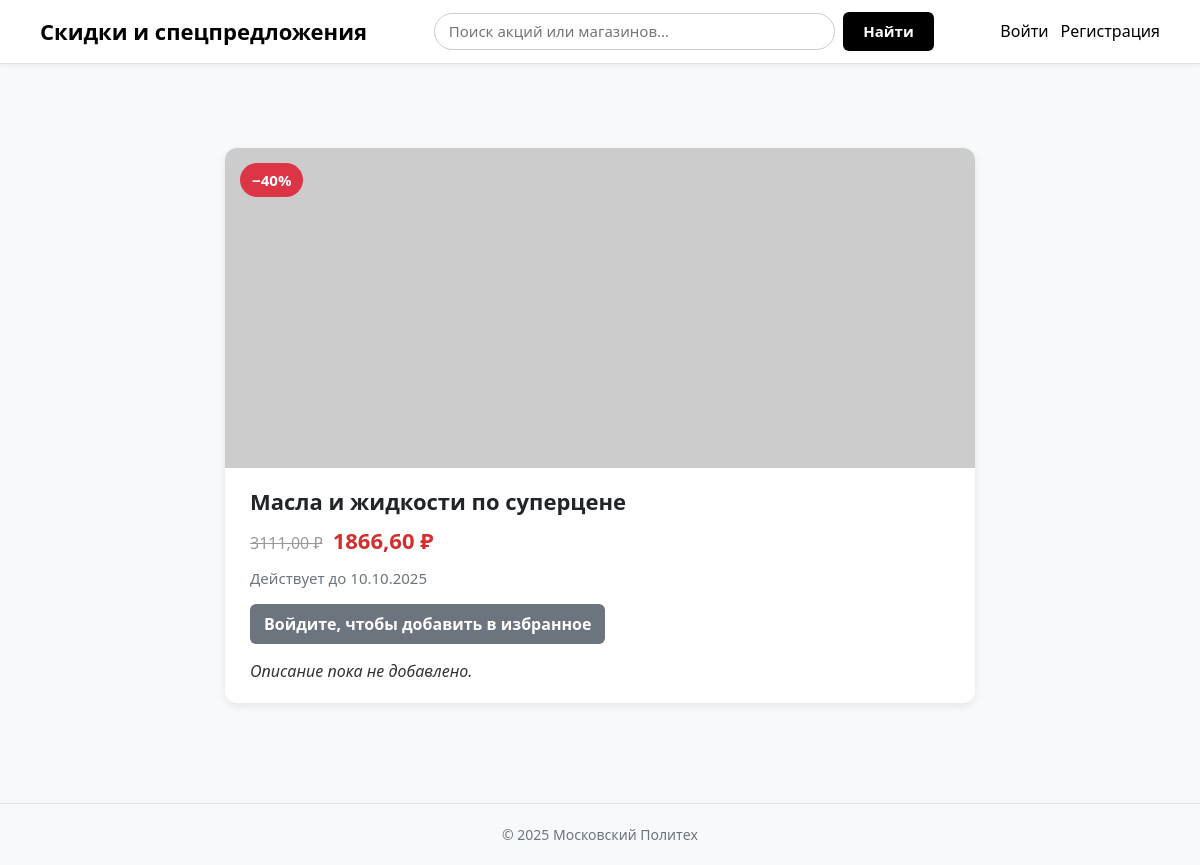
/deal/8/, run on an earlier commit of the app's database.
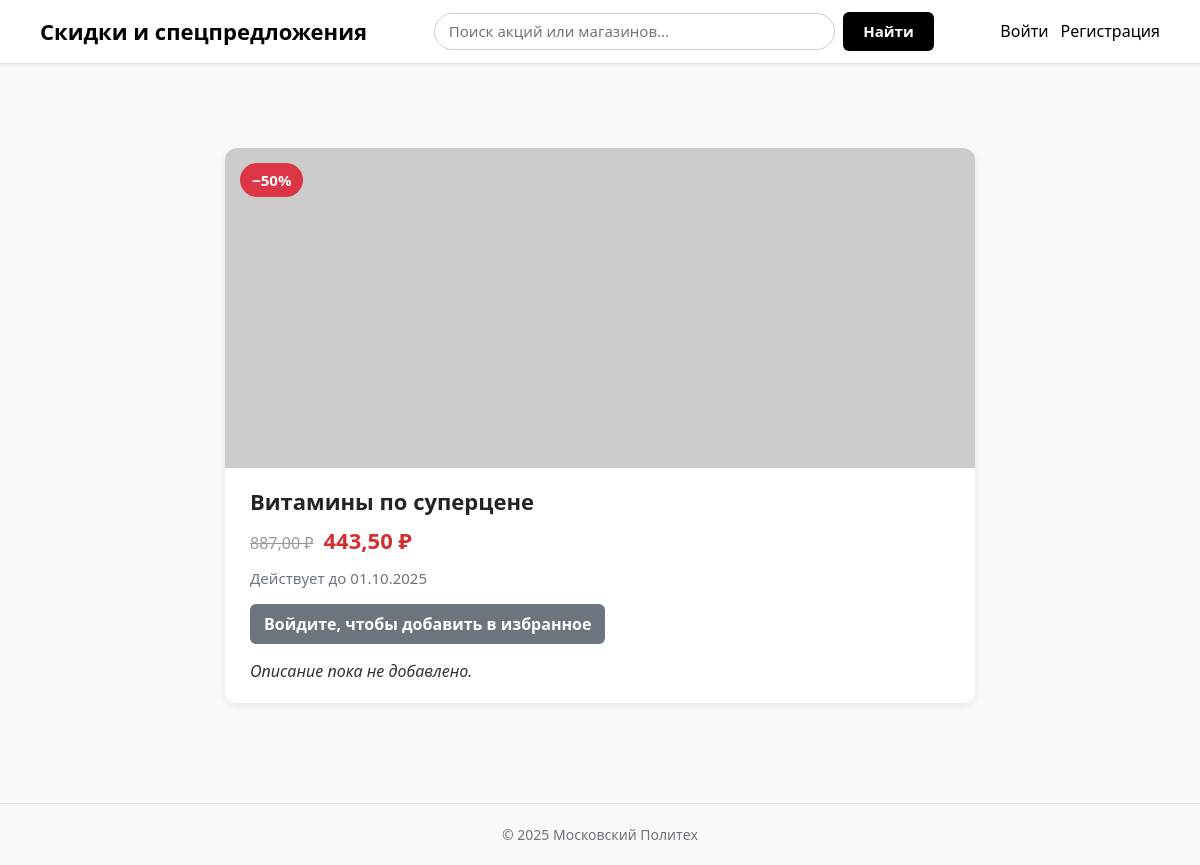
And on a later commit of the database.
### discounts/models.py (models this page shows, shortened)
class Deal(models.Model):
    title = models.CharField("Название предложения", max_length=255)
    merchant = models.ForeignKey(Merchant, on_delete=models.CASCADE, verbose_name="Партнёр")
    price_original = models.DecimalField("Цена без скидки", max_digits=10, decimal_places=2)
    price_discount = models.DecimalField("Цена со скидкой", max_digits=10, decimal_places=2)
    starts_at = models.DateTimeField("Дата начала", null=True, blank=True)
    expires_at = models.DateTimeField("Дата окончания", null=True, blank=True)
    created_at = models.DateTimeField("Дата создания", auto_now_add=True)
    categories = models.ManyToManyField("Category", through="DealCategory", verbose_name="Категории")
    image_url = models.URLField("Картинка (URL)", blank=True, default="")
    description = models.TextField("Описание продукта", blank=True, null=True)
    favorited_by = models.ManyToManyField(
        User,
        related_name="favorite_deals",
        blank=True,
        verbose_name="Добавили в избранное"
    )
    class Meta:
        verbose_name = "Предложение"
        verbose_name_plural = "Предложения"
    def discount_percent(self):
        if self.price_original and self.price_original > 0:
            discount = 100 - (self.price_discount / self.price_original * 100)
            return int(round(discount))  # округляем до целого
        return 0
    @property
    def discount_pct(self):
        return self.discount_percent()

### discounts/views.py (the view)
# urls.py: path("deal/<int:pk>/", views.deal_detail, name="deal_detail"),
def deal_detail(request, pk):
    deal = get_object_or_404(Deal, pk=pk)
    is_fav = False
    if request.user.is_authenticated:
        is_fav = request.user in deal.favorited_by.all()
    return render(request, "deal_detail.html", {
        "deal": deal,
        "is_fav": is_fav,
    })

### templates/deal_detail.html (shortened to what this page needs)
{% extends "base.html" %}
{% load static %}
{% block content %}
<link rel="stylesheet" href="{% static 'css/deal.css' %}">
<article class="deal-card">
  <div class="deal-image">
    <img id="deal-image" src="{{ deal.image_url|default:'/static/images/placeholder.jpg' }}" alt="{{ deal.title }}">
    <span class="discount-badge" id="discount-badge">−{{ deal.discount_pct|floatformat:0 }}%</span>
  </div>
  <div class="deal-info">
    <h2 class="deal-title" id="deal-title">{{ deal.title }}</h2>
    <div class="price-block">
      <span class="old-price" id="deal-old">{{ deal.price_original }} ₽</span>
      <span class="new-price" id="deal-new">{{ deal.price_discount }} ₽</span>
    </div>
    <p class="deal-expire" id="deal-expire">
      Действует до {{ deal.expires_at|date:"d.m.Y" }}
    </p>
    <div class="deal-actions">
      {% if user.is_authenticated %}
        {% if is_fav %}
          <a class="btn btn-remove" href="{% url 'discounts:toggle_favorite' deal.id %}">
            <i class="fa fa-heart"></i> Убрать из избранного
          </a>
        {% else %}
          <a class="btn btn-add" href="{% url 'discounts:toggle_favorite' deal.id %}">
            <i class="fa fa-heart-o"></i> В избранное
          </a>
        {% endif %}
      {% else %}
        <a class="btn btn-login" href="{% url 'login' %}">
           Войдите, чтобы добавить в избранное
        </a>
      {% endif %}
    </div>
    <div class="deal-description" id="description-text">
      {% if deal.description %}
        {{ deal.description }}
      {% else %}
        <em>Описание пока не добавлено.</em>
      {% endif %}
    </div>
  </div>
</article>
{% endblock %}

What changed in the data, as far as the page shows it:
changed Deal: discount_pct "40" → "50"; title "Масла и жидкости по суперцене" → "Витамины по суперцене"; price_original "3111,00" → "887,00"; price_discount "1866,60" → "443,50"; expires_at "10.10.2025" → "01.10.2025"
